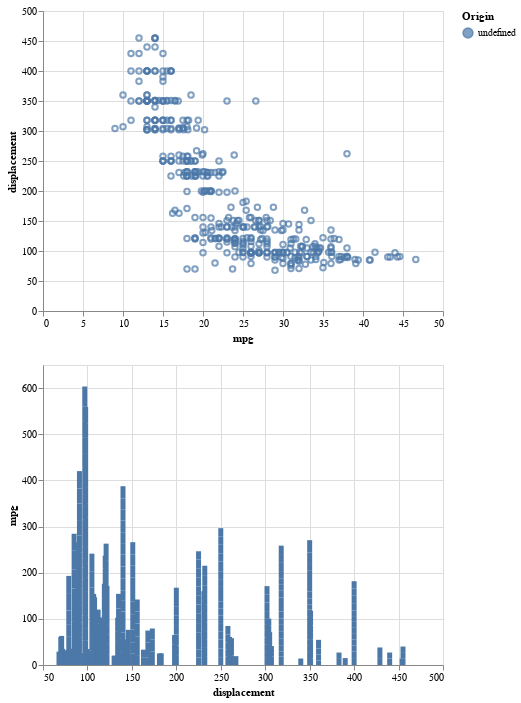

Write notebook code for a chart like this one.
### Code cell
# linking charts
points & bars

### Figure 1 — Vega-Lite specification as saved in the notebook (floating-point values rounded to 4 significant figures; data arrays with more than 128 entries replaced by an {"elided": "..."} marker saying what was removed)
{"config": {"view": {"continuousWidth": 400, "continuousHeight": 300}}, "vconcat": [{"mark": "point", "encoding": {"color": {"condition": {"field": "Origin", "type": "nominal", "selection": "selector004"}, "value": "hue"}, "x": {"field": "mpg", "type": "quantitative"}, "y": {"field": "displacement", "type": "quantitative"}}, "selection": {"selector004": {"type": "interval"}}}, {"mark": "bar", "encoding": {"color": {"field": "Origin", "type": "nominal"}, "x": {"field": "displacement", "type": "quantitative"}, "y": {"field": "mpg", "type": "quantitative"}}}], "data": {"name": "data-4766f396ec9ac170016b09afb643730f"}, "$schema": "https://vega.github.io/schema/vega-lite/v4.17.0.json", "datasets": {"data-4766f396ec9ac170016b09afb643730f": {"elided": "398 records"}}}
